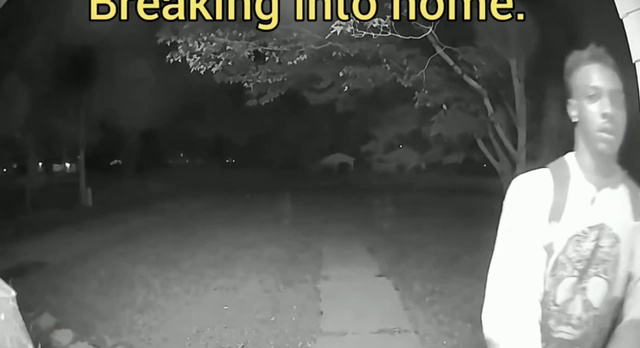
#> input picture images/video_frames/2/frame0.jpg, 640 x 348 px, found by its file name; its folder holds only this picture in this run
$ python face_detection.py
#> lines starting #> are read from the running program, lines starting #| are printed output that depends on the picture; after the words box and inside, x2 and y2 are one past the last pixel; in counts of white or black regions, pixels touching at a corner belong together
import cv2
import numpy as np
import matplotlib.pyplot as plt
import time
import os

def detect_faces(f_cascade, colored_img, scaleFactor = 1.1):
    img_copy = np.copy(colored_img)
    #convert the test image to gray image as opencv face detector expects gray images
    gray = cv2.cvtColor(img_copy, cv2.COLOR_BGR2GRAY)

    #let's detect multiscale (some images may be closer to camera than others) images
    faces = f_cascade.detectMultiScale(gray, scaleFactor=scaleFactor, minNeighbors=5);
    if len(faces) < 1:
      return None

    #go over list of faces and draw them as rectangles on original colored img
    for (x, y, w, h) in faces:
        cv2.rectangle(img_copy, (x, y), (x+w, y+h), (0, 255, 0), 2)

    return img_copy

def convertToRGB(img):
    return cv2.cvtColor(img, cv2.COLOR_BGR2RGB)

def face_detect_img_set(directory, face_detector):
  detected_faces = 0
  for file in os.listdir(directory):
    filename = os.fsdecode(file)
    test2 = cv2.imread(os.path.join(directory, filename))
#> test2 is the input picture: shape (348, 640, 3); mean B, G, R 91.9, 96.6, 94.9

    faces_detected_img = detect_faces(face_detector, test2)
#> in detect_faces, `gray = cv2.cvtColor(img_copy, cv2.COLOR_BGR2GRAY)`:
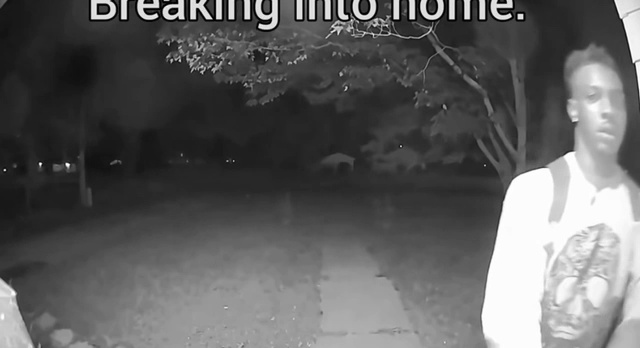
#> gray: shape (348, 640); min 0, max 254, mean 95.5
#> in detect_faces, `faces = f_cascade.detectMultiScale(gray, scaleFactor=scaleFactor, minN..`: faces = [[569, 72, 66, 66]]
#> the loop in detect_faces, `for (x, y, w, h) in faces:` made 1 pass
#> after the loop in detect_faces, `for (x, y, w, h) in faces:`:
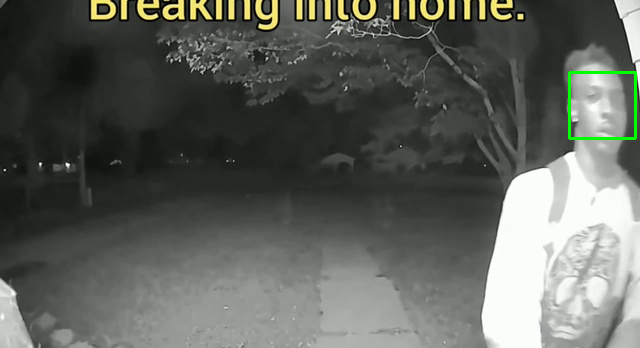
#> img_copy: shape (348, 640, 3); 0.35% of pixels changed, all inside (x1, y1, x2, y2) = (568, 71, 637, 140)
#> call 2 of detect_faces, with scaleFactor = 1.1
#> in detect_faces (call 2), `faces = f_cascade.detectMultiScale(gray, scaleFactor=scaleFactor, minN..`: faces = [[571, 71, 66, 66]]
#> the loop in detect_faces (call 2), `for (x, y, w, h) in faces:` made 1 pass
#> after the loop in detect_faces (call 2), `for (x, y, w, h) in faces:`:
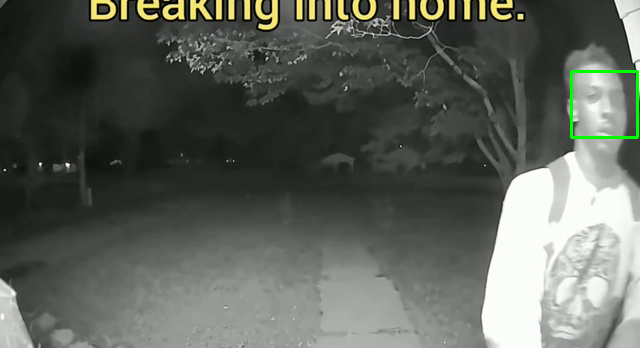
#> img_copy: shape (348, 640, 3); 0.35% of pixels changed, all inside (x1, y1, x2, y2) = (570, 70, 639, 139)
    if faces_detected_img is None:
      continue
    detected_faces += 1
    print(filename)
    # #conver image to RGB and show image
    # plt.imshow(convertToRGB(faces_detected_img))
  return detected_faces, len(os.listdir(directory))

# file folder containing the video frames
directory = '/content/face-experiment/images/video_frames/2'
haar_face_cascade = cv2.CascadeClassifier('/content/face-experiment/data/haarcascade_frontalface_alt.xml')
lbp_face_cascade = cv2.CascadeClassifier('/content/face-experiment/data/lbpcascade_frontalface.xml')


t1 = time.time()
detected_faces, total_faces = face_detect_img_set(directory, haar_face_cascade)
t2 = time.time()

print(f'haar_face_cascade detected faces: {detected_faces} \n {t2-t1} spent in detecting {total_faces} frames')

t1 = time.time()
detected_faces, total_faces = face_detect_img_set(directory, lbp_face_cascade)
t2 = time.time()

print(f'lbp_face_cascade detected faces: {detected_faces} \n {t2-t1} spent in detecting {total_faces} frames')
